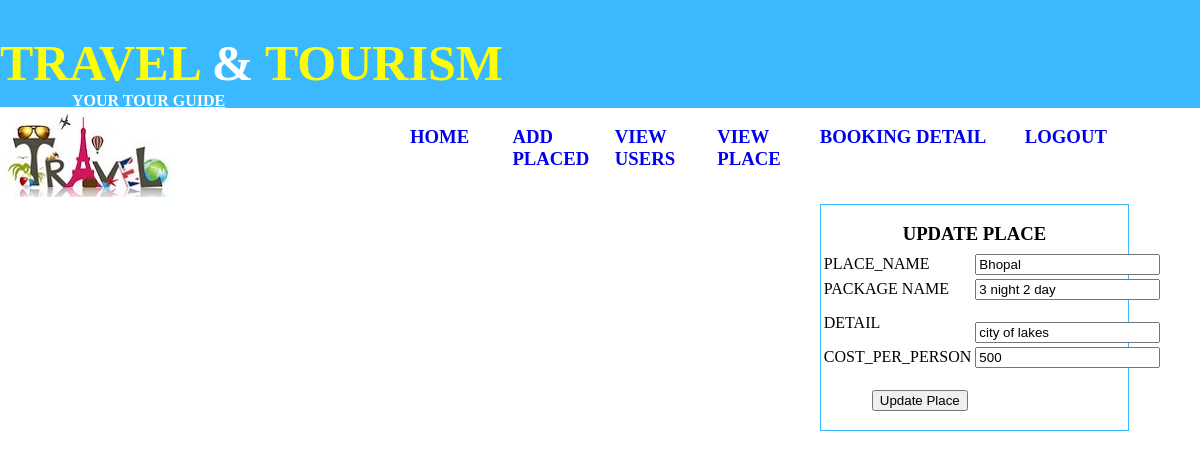
/admin/edit_place.php?id=21 (signed in), run on the app's committed database.
### tables this page shows
CREATE TABLE IF NOT EXISTS `add_place` (
  `place_name` char(50) NOT NULL,
  `package_name` varchar(100) NOT NULL,
  `detail` varchar(200) NOT NULL,
  `cost_per_person` int(6) NOT NULL,
  `id` int(6) NOT NULL AUTO_INCREMENT,
  PRIMARY KEY (`id`)
);

### admin/edit_place.php (the view, shortened to what this page needs)
<?php
$id=0;
if(isset($_GET['id'])){
    $id=$_GET['id'];
}
$con = mysqli_connect('localhost','root',12345,'registration');
$q = "select * from add_place where id='$id'";
$result = mysqli_query($con,$q);
$resultrows = mysqli_fetch_array($result);
?>
<html>
<head>
<link rel="stylesheet" type="text/css" href="grid.css">
</head>
<body>
<div class="container">
<?php
include('header.php');
?>
<div class="row">
<div class="col-3"style="border:1px solid #3bb9ff; margin-top:5%; ">
<center>
<form action="updateplace.php" method="post" >
<table align="center" style="margin-top:10%">
<h3 style="margin-bottom:-20%;">UPDATE PLACE</h3>
<tr><td>PLACE_NAME</td> &nbsp  &nbsp &nbsp &nbsp &nbsp &nbsp &nbsp  <td><input type="text" name="place_name" value="<?php echo $resultrows[0]; ?>">
 </td></tr>
<tr>
<td>PACKAGE NAME  </td><td><input type="text" name="package" value="<?php echo $resultrows[1]; ?>">
</td></tr>
<tr>
<td>DETAIL </td><td>&nbsp &nbsp  &nbsp  &nbsp  &nbsp  &nbsp  &nbsp &nbsp &nbsp &nbsp &nbsp <input type="text" name="detail" value="<?php echo $resultrows[2]; ?>"></td></tr>
<tr>
<td>COST_PER_PERSON </td><td><input type="text" name="cost_per_person" value="<?php echo $resultrows[3]; ?>"></td></tr><br><br>
<tr>
<td>&nbsp &nbsp &nbsp &nbsp &nbsp &nbsp &nbsp &nbsp &nbsp &nbsp &nbsp &nbsp &nbsp &nbsp &nbsp &nbsp &nbsp &nbsp &nbsp &nbsp &nbsp &nbsp &nbsp
&nbsp <input type="submit" value="Update Place"></td></tr>
</table>
</form>
</center>
</div>
</div>
</div>
</body>
</html>

### admin/grid.css (style rules this page uses)
.container { width:100%; }
body { margin:0px; }
.col-3 { width:24.99% }
.row { margin-left:-15px; margin-right:-15px; }
.col-1,.col-2,.col-3,.col-4,.col-5,.col-6,.col-7,.col-8,.col-9,.col-10,.col-11,.col-12 { float:left }
.container { margin-right:auto; margin-left:auto; padding-left: 15px; padding-right:15px; }
.container { max-width:100%; }

### data on the page
add_place: place_name "Bhopal", package "3 night 2 day", detail "city of lakes", cost_per_person "500"
